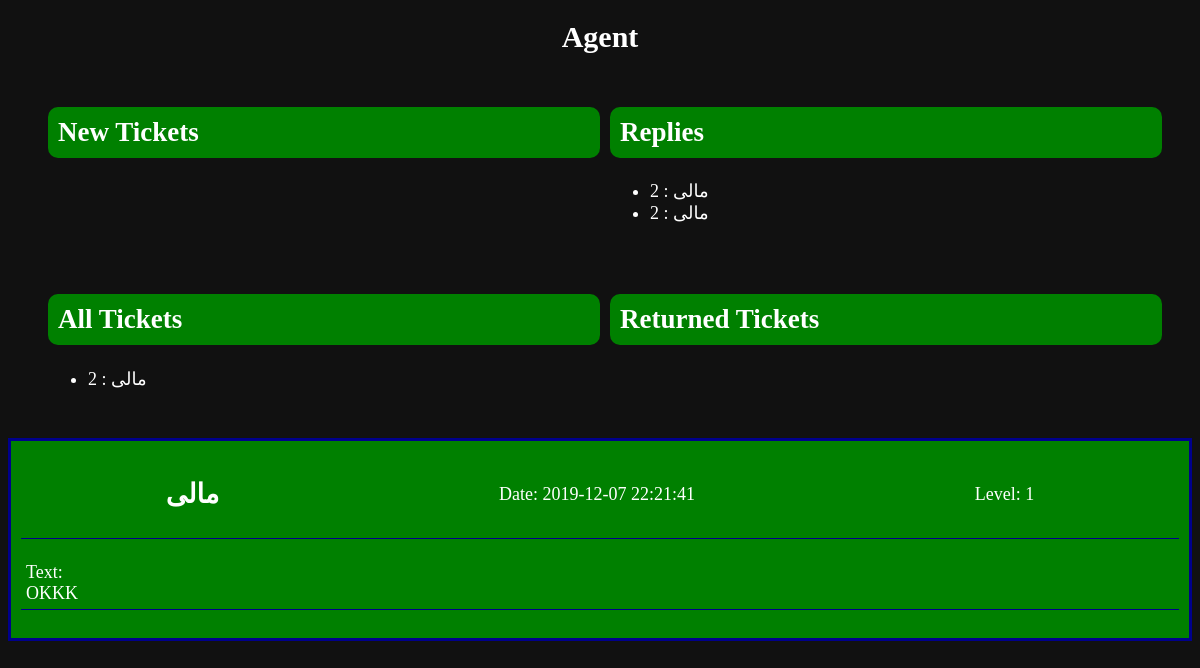
/agent.php?r=8 (signed in), run on the app's committed database.
### tables this page shows
CREATE TABLE `apply_answer` (
  `apply_answer_id` int(11) NOT NULL,
  `ticket_id` int(11) NOT NULL,
  `agent_id` int(11) NOT NULL,
  `text` varchar(1000) NOT NULL,
  `date` timestamp NOT NULL DEFAULT current_timestamp()
);

CREATE TABLE `tickets` (
  `ticket_id` int(11) NOT NULL,
  `date` timestamp NULL DEFAULT current_timestamp(),
  `file` varchar(200) DEFAULT NULL,
  `level_tic` int(11) NOT NULL,
  `type` varchar(50) NOT NULL,
  `text` varchar(200) NOT NULL,
  `comment` varchar(200) DEFAULT NULL,
  `customer_id` int(11) DEFAULT NULL,
  `ticket_reply_id` int(11) DEFAULT NULL,
  `management_id` int(11) DEFAULT NULL
);

### agent.php (the view, shortened to what this page needs)
<!DOCTYPE html>
<html lang="fa">
<head>
	<link rel="stylesheet" type="text/css" href="style.css">
</head>
<body>
	<h1>Agent</h1>
	<div class='management-panel'>
		<div>
			<h2>New Tickets</h2>
		</div>
		<div>
			<h2>Replies</h2>
			<ul>
				<?php
					$s = 'select * from apply_answer inner join tickets on tickets.ticket_id = apply_answer.ticket_id where agent_id = ' . $_SESSION['agent_id'];
					$result = mysqli_query($conn, $s);
					while ( $row = mysqli_fetch_array($result) ) {
						echo '<li><a href="?r=' . $row['apply_answer_id'] . '">' . $row['ticket_id'] . ' : ' . $row['type'] . '</a></li>';
					}
				?>
			</ul>
		</div>
	</div>
	<div class='management-panel'>
		<div>
			<h2>All Tickets</h2>
			<ul>
				<?php
					$s = 'select * from tickets where ticket_id in (
						select ticket_id
						from distribution_ticket
						where agent_id = ' . $_SESSION['agent_id'] .
						')';
					$result = mysqli_query($conn, $s);
					while ( $row = mysqli_fetch_array($result) ) {
						echo '<li><a href="?q=' . $row['ticket_id'] . '">' . $row['ticket_id'] . ' : ' . $row['type'] . '</a></li>';
					}
				?>
			</ul>
		</div>
		<div>
			<h2>Returned Tickets</h2>
		</div>
	</div>
	<?php
		if ( isset($_GET['r']) )
		{
			$reply_id = $_GET['r'];
			$s = 'select apply_answer.date,type,level_tic,apply_answer.text from apply_answer inner join tickets on tickets.ticket_id = apply_answer.ticket_id where apply_answer.apply_answer_id = ' . $reply_id;
			$result = mysqli_query($conn, $s);
			$row = mysqli_fetch_array($result);
			?>
			<div class='ticket'>
				<div class='ticket-info'>
					<h2><?php echo $row['type'] ?></h2>
					<p class='ticket-date'>Date: <?php echo $row['date'] ?></p>
					<p class='ticket-date'>Level: <?php echo $row['level_tic'] ?></p>
				</div>
				<p>Text: <br><?php echo $row['text'] ?></p>
			</div>
	<?php
		}
		?>
</body>
</html>

### style.css (style rules this page uses)
* { box-sizing: border-box; }
body { background-color: #111; font-size: 18px; color: white; text-align: center; }
h1 { font-size: 30px; margin-bottom: 30px; }
a { color: white; text-decoration: none; }
.management-panel { display: flex; justify-content: space-between; text-align: left; margin: 30px; }
.management-panel > div { flex: 1; margin-left: 10px; }
.management-panel > div > h2 { background-color: green; padding: 10px; border-radius: 10px; }
.ticket { text-align: left; width: 100%; background-color: white; padding: 10px; border: 3px solid darkblue; background-color: green; color: white; }
.ticket > * { border-bottom: 1px solid darkblue; padding: 5px; }
.ticket-info { display: flex; justify-content: space-around; align-items: center; width: 100%; }

### data on the page
apply_answer: ticket.ticket_id "2", ticket.type "مالی", date "2019-12-07 22:21:41", ticket.level_tic "1", text "OKKK"
apply_answer: ticket.ticket_id "2", ticket.type "مالی"
tickets: ticket_id "2", type "مالی"
